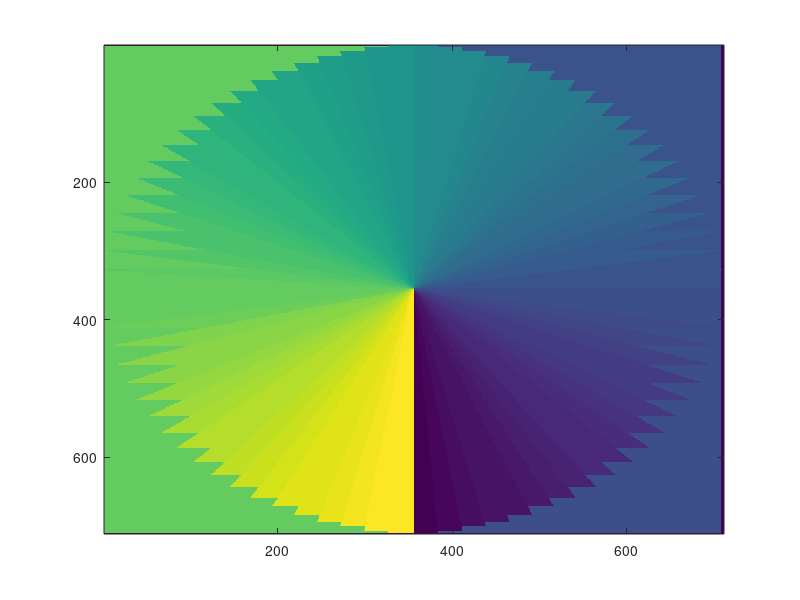

MATLAB code for this plot:
    %% Program to analyse contour of single cells, determine pilus production rate
    %% The contour will be sectioned in 80 parts via a mask. Then, the image will be processed to increase the contrast.
    %% In the last step the contoouor is created and the pass through this contour in a certain section will be measured.
    %% From these a time kymograph is created in which the passes of the T4P can be counted.

    % for new data, go through code and test your analysis, adjust
    % thresholds, contrast and filters



    close all;
    clear all;
    clc;
    % Read in your file where you saved the videos .nd2 format
    allpath = {'your folder path'};

    % Create path to save you analysis
    allsavepath = {'your folder path'};

    %% Create circular mask for sections
    mapx=710;
    mapy=710;

    n=80 % number of sections

    x = 0:mapx;
    y = 0:mapy;
    [xx yy] = meshgrid(x,y);
    u = zeros(size(xx));
    u(1:mapx/2,1)=1;
    X1=[u(1:mapx/2,1)];
    Y1=zeros(length(X1),1);
    Xsrotar=[];
    Ystorar=[];

    anghelp =-180/pi *(4*pi/(2*n));
    count=1;
    for j=1:n
        i=j;

        ang =j*anghelp;  % degrees

        Xc =mapx/2;  % X center of rotation
        Yc = mapy/2;  % Y center of rotation
        % Shift X/Y to the rotation center
        Xshift = X1;
        Yshift = Y1;
        for i=1:length(X1)
            Xsrot =  round(i*(Xshift(i)*cosd(ang) + Yshift(i)*sind(ang)));
            Ysrot =   round(i*(-Xshift(i)*sind(ang) + Yshift(i)*cosd(ang)));

            Xsrotar=[Xsrotar; Xsrot];
            Ystorar=[Ystorar; Ysrot];
            if Ysrot ==0 || Xsrot==0
                Ysrot=[];
                Xsrot=[];
            end
            u(Xsrot+Xc,Ysrot+Yc)=count;

        end

        count=count+1;

        if j==21
            count=count+1;
        elseif j==62
            count=count+1;

        end

    end

    % Fill up your mask matrix with indices

    % left upper quartile

    for i =2:mapx/2+1
        for j =3:mapy/2
            if u(i,j)==0 && u(i,j-1)~= 0
                u(i,j)=u(i,j-1);
            elseif u(i,j)==0 && u(i,j-1)== 0
                u(i,j-2)=61;
            end

        end
    end

    %right top quartile


    for i =1:mapx/2-1
        for j =1:mapy/2

            k=mapy-j+1;
            if u(i,k)==0 && u(i,k+1)~= 0
                u(i,k)=u(i,k+1);
            elseif u(i,k)==0 && u(i,k+1)== 0
                u(i,k-2)=21;
            end

        end
    end

    %left bottom quartile
    for i =mapx/2:mapx
        for j =3:mapy/2
            if u(i,j)==0 && u(i,j-1)~= 0
                u(i,j)=u(i,j-1);
            elseif u(i,j)==0 && u(i,j-1)== 0
                u(i,j-2)=62;
            end

        end
    end

    %rigth bottom quartile

    for i =mapx/2:mapx
        for j =1:mapy/2
            k=mapy-j+1;
            if u(i,k)==0 && u(i,k+1)~= 0
                u(i,k)=u(i,k+1);
            elseif u(i,k)==0 && u(i,k+1)== 0
                u(i,k-2)=20;
            end

        end
    end

    %delete zeros

    for i =1:mapx
        for j =2:mapy/2
            if u(i,j)==0 && u(i,j-1)~= 0
                u(i,j)=u(i,j-1);

            end

        end
    end

    % Figure to test the mask:
    figure();
    imagesc(u);
    hold off

    bins=unique(u); % Test if you have unique bins


    %% Pre-process the images


    % read out the file
    for l = 1:length(allpath)

        path = allpath{l};
        savepath = allsavepath{l};
        C = strsplit(path,'\');
        Folder = C{end};
        files = dir(fullfile(path,'*.nd2'));
        for d =1:size(files,1)
            % bring frames of video in right format

            arrtmp = split(files(d).name,'.');
            arr = arrtmp{1,1};
            arr2 = [Folder,arr];
            if ~exist([savepath,'\',arr2],'dir')
                mkdir([savepath,'\',arr2])

                xyscale = 0.0792354; % Adjust xy scale of images
                meta = imreadND2_meta([path '\' arr '.nd2']);
                [img] = imreadND2A( meta,1,1);
                img = squeeze(img);
                allmin = min(img(:));
                allminhelp=allmin;
                allmax = max(img(:));
                allmaxhelp=allmax;
                img(1,1,1) = allmin;
                img=uint8(fix(((255.0+1)*single(img-allmin)-1)/single(allmax-allmin)));

                f1=figure('Name','Where is the cell?'); imagesc(imadjust(img(:,:,1),[0 0.05])); colormap('winter')
                coord=round(ginput(1)); close(f1) % Choose cell in graphical user interface

                %delete background
                f2=figure('Name','Where is the background?'); imagesc(imadjust(img(:,:,1),[0 0.05])); colormap('winter')
                coord2=round(ginput(1)); close(f2) % choose position of background to substract it from image intensity



                %%  Determine ROI and substract background, increase the contrast to create the mask for the contour

                Roisize=50; % Set Roi Size, if you would like to analyse colony, increase
                % loop to crop image:
                if coord(2)-Roisize >0
                    borderx1=coord(2)-Roisize;
                else
                    borderx1=1;
                end
                if coord(2)+Roisize <size(img,2)
                    borderx2=coord(2)+Roisize;
                else
                    borderx2=size(img,2);
                end
                if coord(1)-Roisize>0
                    bordery1=coord(1)-Roisize;
                else
                    bordery1=1;
                end
                if coord(1)+Roisize <size(img,2)
                    bordery2=coord(1)+Roisize;
                else
                    bordery2=size(img,2);
                end

                % end up with img, which is cropped and background is substracted

                imgraw=img(borderx1:borderx2,bordery1:bordery2,:);
                length1=size(imgraw,1);
                length2=size(imgraw,2);
                background=img(coord2(2)-floor(length1/2):coord2(2)+floor(length1/2),coord2(1)-floor(length2/2):coord2(1)+floor(length2/2),:);
                img=imgraw-background;


                % gaussian filter to smooth the background
                imghelp=imgaussfilt(img(:,:,1));
                % dependent on image quality set an intensity threshold I_threshold to discard pixel
                % intensities
                I_threshold=20;
                for sd=1:size(imghelp,2)
                    for ds=1:size(imghelp,1)
                        if imghelp(ds,sd)<I_threshold
                            imghelp(ds,sd)=0;
                        end
                    end
                end

                %% Create contour: first binarize image,

                %binarize image:
                binaryimg=imbinarize(imghelp, 'global');

                %create mask, by first expand binarized image and then substract to end up
                %with contour:

                Size=8; %control=9; azi=7; cef=13 (Size for expanding, depends on cell size, so make sure that this value matches your needs)
                SE = strel('disk',Size-3,4);
                BW2 = imdilate(binaryimg,SE); % expand
                SE2 = strel('disk',Size-1,4);
                BW3 = imdilate(binaryimg,SE2); % expand
                Mask=BW3-BW2; % Finale mask by substracting the two expansions

                %% Process image further to get the pili visible

                fltr4img = [1 1 1 1 1; 1 2 2 2 1; 1 2 4 2 1; 1 2 2 2 1; 1 1 1 1 1]; % Median Filter
                fltr4img = fltr4img / sum(fltr4img(:));


                Movie = zeros(size(img,1),size(img,2),size(img,3),'uint8'); %now loop over the whole movie to process the frames
                for i = 1:size(img,3)
                    imgunfiltered=wiener2(imadjust(medfilt2(img(:,:,i)),[0 0.1]),[4 4]);% set the contrast, depends on image quality %before 0 0.02 and 3 3
                    imgfltrd = filter2( fltr4img ,imsharpen(imgunfiltered,'Radius',0.2,'Amount',1) ); % sharpend and median filter to increase image quality
                    Movie(:,:,i)=imgfltrd;
                end
                % Play movie and control if you are satisfied with the image settings
                handle=implay(Movie);
                handle.Parent.Position = [100 100 700 550];
                set(0,'showHiddenHandles','on')
                fig_handle = gcf ;
                fig_handle.findobj % to view all the linked objects with the vision.VideoPlayer
                ftw = fig_handle.findobj ('TooltipString', 'Maintain fit to window');   % this will search the object in the figure which has the respective 'TooltipString' parameter.
                ftw.ClickedCallback()

                % Cut the movie if necessary, here 380 frames:
                Moviecutted=Movie(:,:,1:380);
                Moviecutted=imgaussfilt(Moviecutted,1); % apply again a gaussian filter to smooth the images:

                % determine center of mass
                Moviebinarize=imbinarize(Moviecutted, 'global');
                CoM=regionprops(Moviebinarize(:,:,200),'centroid'); % is determined from 200th frame here
                Pili=[];

                if size(CoM,1)==1 % just to make sure, there is no neighbouring cell and the Center of Mass is well defined
                    for t=1:size(Moviecutted,3)

                        s = regionprops(Moviebinarize(:,:,t),'centroid'); % determine for every frame is cell is moving
                        % get get indices from conour in array, just another format:
                        Arraymask=[];
                        for h=1:size(Mask,1)
                            for g=1:size(Mask,2)
                                if Mask(h,g)~=0
                                    Arraymask=[Arraymask; h g];
                                end
                            end
                        end
                        % read out pixel values along contour

                        try %sometimes errors happens here and I dont want the whole folder to stop analysing

                            % Crop the movie
                            mapxs=round(mapx+(Roisize-s.Centroid(2))); % crop the movie
                            mapys=round(mapy+(Roisize-s.Centroid(1))); % crop the movie

                            Cutted_u=u(mapxs/2-50:mapxs/2+50,mapys/2-50:mapys/2+50);
                            % now compare mask and image to get intensity values:
                            len_binning=size(Moviecutted(:,:,t),1);
                            ind_binning=unique(Cutted_u);

                            Binnedint=[];
                            for a=1:length(ind_binning)
                                indi=ind_binning(a);
                                help=[];
                                for g=1:size(Moviecutted(:,:,1),1)
                                    for f=1:size(Moviecutted(:,:,1),2)
                                        if Mask(g,f)==1 && Cutted_u(g,f)==indi
                                            help=[help; Moviecutted(g,f,t)]; % sometimes if contour is not smooth more than 1 Pixel beongs to one section, take the average:
                                        end
                                    end
                                end
                                Int_binned=sum(help)/length(help); % For averaging
                                Binnedint=[Binnedint; Int_binned] ;
                            end

                            Pili=[Pili Binnedint]; % Save pixels values of contour for each frame to build kymograph

                        catch
                        end
                    end

                    % check how Pili plot look like:
                    figure();
                    imagesc(Pili);
                    hold off

                    figure();
                    Pili=255.*Pili./max(max(Pili));% just increase the contrast a bit for the contur
                    imagesc(Pili)
                    hold off


                    figure();
                    imagesc(Pili);
                    hold off


                    %%Save RGB Image to see how contour looks like:
                    figure();

                    R(:,:) = uint8(Mask*255);
                    G(:,:) =uint8(Moviecutted(:,:,3));
                    B(:,:) = uint8(Cutted_u.*255./40);
                    RGB=cat(3,R,G,B);
                    rgbfigure=imshow(RGB);
                    hold off
                    %% create finale kymograph
                    Piliadded=[Pili;Pili(1:5,1:end)]; % Extend Matrix if there pili at the edge of (1 or 80 section)
                    figure();
                    imagesc(Piliadded);
                    hold off

                    %substract once again the backrgound of the kymograph to
                    %make analysis easier
                    Piliadded=Piliadded-mean(Piliadded(1:end,size(Piliadded,2)-10:size(Piliadded,2)),2);figure(); imagesc(Piliadded); hold off;
                    % check if this is satisying, otherwise adjust
                    figure();
                    imagesc(Piliadded);
                    hold off
                    %clean up, if intensities are below threshold: here 40
                    I_p_threshold=40;
                    for q=1:size(Piliadded,1)
                        for p=1:size(Piliadded,2)
                            if Piliadded(q,p)<I_p_threshold;
                                Piliadded(q ,p)=0;
                            end
                        end
                    end
                    figure();
                    imagesc(Piliadded);
                    hold off
                    % apply first a wiener filter, than increase filamentous
                    % strcutures and next smooth the kymograph via a gaussian
                    % filter:
                    Piliadded=imgaussfilt(fibermetric(wiener2(Piliadded,[3 3]),3,'ObjectPolarity','bright'),1);

                    % check if the kymograph is satisyfying?
                    figure();
                    imagesc(Piliadded);
                    hold off


                    Peaks=[];
                    for k=1:size(Piliadded,2)
                        locs=0.1;
                        % findpeaks is a matlab function, here useful to find
                        % the pili along the contour
                        [pks,locs]=findpeaks(Piliadded(:,k));
                        if locs>0.1
                            A=[];
                            for p=1:length(locs)
                                A=[A;locs(p) k];
                            end
                            Peaks=[Peaks; A];
                        end
                    end

                    Pilitofill=zeros(size(Piliadded));

                    for z=1:length(Peaks)
                        Pilitofill(Peaks(z,1),Peaks(z,2))=1; % create binary 'where is pili present' mask
                    end

                    [L,n] = bwlabel(Pilitofill);
                    Pii=zeros(size(L));
                    %loop to clean up matrix of where pili are present
                    for b=1:n
                        [row,col]=find(L==b);
                        rowcol=[row col];
                        rowstar=rowcol(1,1);
                        if size(rowcol,1)>8
                            for y=rowcol(:,2)
                                Pii(rowstar,y)=1;
                            end
                        end
                    end

                    %just transform matrix
                    Pili=Pii;
                    Pili=Pili';



                    %final figure for where are pili present!
                    figure();

                    Red(:,:) = uint8(Pili'*150);
                    Blue(:,:) = uint8(zeros(size(Pili',1),(size(Pili',2))));
                    Green(:,:) =uint8(Piliadded*100);
                    RGB1=cat(3,Red,Green,Blue);
                    handleimgpili=imshow(RGB1,'InitialMagnification',1000);
                    hold off

                    while size(findobj(handleimgpili))>0
                        pause
                    end


                    %% Here GUI to check if you are satisfied with your analysis:

                    answer = questdlg('Would you like to save?', ...
                        'Skipping',...
                        'yes','no','no');
                    % Handle response
                    switch answer
                        case 'yes'
                            savingbutton = 1;
                        case 'no'
                            savingbutton = 2;
                    end
                    if savingbutton ==1
                        % Here yo can enter name of rgb image and the file
                        % where you saved the contour
                        filenamefigure = [[savepath,'\',arr2,'\'],'rgb.png'];
                        saveas(rgbfigure, filenamefigure);
                        filename = [[savepath,'\',arr2,'\'],'Contour.mat'];
                        save(filename, 'Pili' );
                        close all;
                    else
                        close all;
                    end
                end

            end
        end
    end

